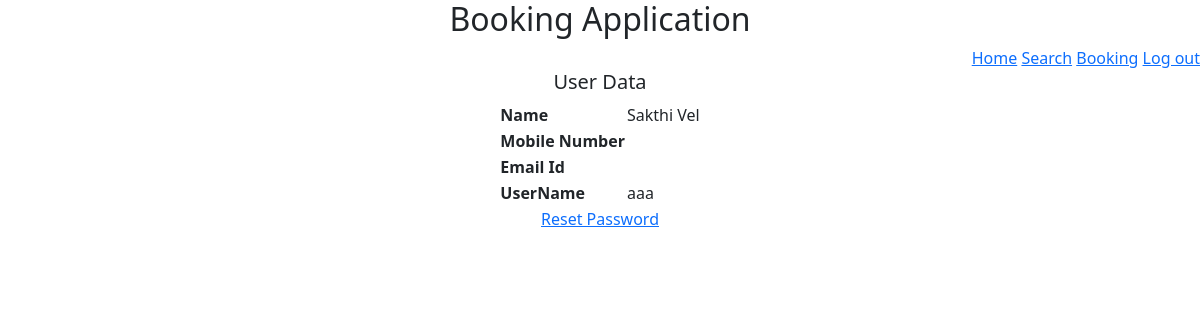
/user/profile (signed in), run on the app's committed database.
### models/module.py (models this page shows, shortened)
class Users(db.Model, UserMixin):
    user_id = db.Column(db.Integer, autoincrement=True, primary_key=True)
    first_name = db.Column(db.String(32), nullable=False)
    last_name = db.Column(db.String(32), nullable=False)
    phone_number = db.Column(db.String(10))
    email_id = db.Column(db.String(32))
    username = db.Column(db.String(32), unique=True, nullable=False)
    password = db.Column(db.String(32), nullable=False)
    mybookings = db.relationship(
        "ShowVenue", backref="bookedUser", secondary="booking_details"
    )
    myratings = db.relationship("Show", backref="shoRatings", secondary="rating")

### application/controllers/userProfile.py (the view)
@app.route("/user/profile", methods={"GET", "POST"})
@login_required
def userProfile():
    user = Users.query.get(current_user.user_id)
    json = {}
    json["first_name"] = user.first_name
    json["last_name"] = user.last_name if user.last_name else ""
    json["phone_number"] = user.phone_number if user.phone_number else ""
    json["email_id"] = user.email_id if user.email_id else ""
    json["username"] = user.username
    return render_template("profile.html", user=json)

### app.py (called while the page is built)
@login_manager.user_loader
def load_user(user_id):
    return Users.query.filter_by(user_id=user_id).first()

### templates/profile.html (shortened to what this page needs)
<!DOCTYPE html>
<html>
<head>
  <header style="text-align: center">
    <h2>Booking Application</h2>
  </header>
  <link href="https://cdn.jsdelivr.net/npm/bootstrap@5.3.0-alpha1/dist/css/bootstrap.min.css" rel="stylesheet"
 />
</head>
<body>
  {%if admin==True%}
  <div style="text-align: right">
    <a href="/admin/{{userId}}/home">Home</a>
      <a href="/admin/{{userId}}/venue">Venue</a>
      <a href="/admin/{{userId}}/show">Show</a>
      <a href="/admin/{{userId}}/summary">Summary</a>
      <a href="/admin/login">Log out</a>
  </div>
  {%else%}
  <div style="text-align: right">
    <a href="/user/home">Home</a>
    <a href="/user/search">Search</a>
    <a href="/user/bookings">Booking</a>
    <a href="/logout">Log out</a>
  </div>
  {%endif%}
  <h5 style="text-align: center">User Data</h5>
  <table style="margin-left: auto; margin-right: auto">
    <tr>
      <th>Name</th>
      <td class="text-capitalize">{{user.first_name}} {{user.last_name}}</td>
    </tr>
    <tr>
      <th>Mobile Number</th>
      <td>{{user.phone_number}}</td>
    </tr>
    <tr>
      <th>Email Id</th>
      <td>{{user.email_id}}</td>
    </tr>
    <tr>
      <th>UserName</th>
      <td>{{user.username}}</td>
    </tr>
    <tr>
      {%if admin==True%}
      <td>
        <a href="/admin/{{userId}}/generete">Generte code</a>
      </td>
      <td>
        <a href="/admin/{{userId}}/resetpassword">Reset Password</a>
      </td>
      {%else%}
      <td colspan="2" style="text-align: center">
        <a href="/user/resetpassword">Reset Password</a>
      </td>
      {%endif%}
    </tr>
  </table>
</body>
</html>

### data on the page
Users: first_name "Sakthi", last_name "Vel", username "aaa"
